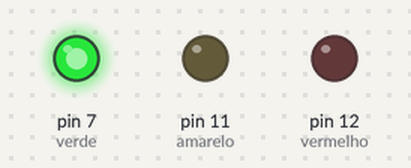
Recording of a sketch running on a simulated Arduino Uno, built with avr-gcc and run on an emulated ATmega328P. On the bench: output pins drawn as LEDs (lit = HIGH).

Above: at 2.5 s.
At 6.0 s:
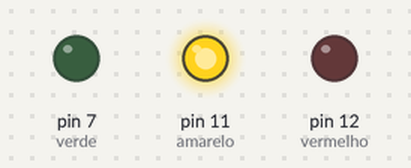
At 9.5 s:
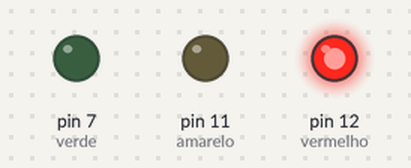
Timing chart, 0 to 15.6 s (numbered marks = the images above):
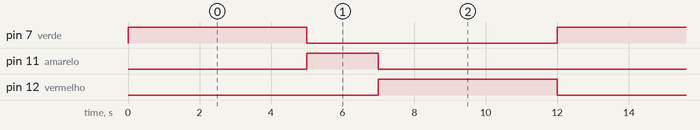

The sketch:

semaforo.ino
```cpp
// C++ code
//
int vermelho = 12;
int verde = 7;
int amarelo = 11;

void setup()
{
  pinMode(vermelho, OUTPUT);
  pinMode(verde, OUTPUT);
  pinMode(amarelo, OUTPUT);
}

void loop()
{
  digitalWrite(verde, HIGH); // Led vermelho fica aceso
  delay(5000); // Esperar 5 segundos
  digitalWrite(verde, LOW);
  digitalWrite(amarelo, HIGH); // Led amarelo fica aceso
  delay(2000); // Esperar 2 segundos
  digitalWrite(amarelo, LOW);
  digitalWrite(vermelho, HIGH); // Led verde fica aceso
  delay(5000); // Esperar 5 segundos
  digitalWrite(vermelho, LOW);
}
```

Measured:
- by itself, pin 7 (verde), pin 12 (vermelho): alternates HIGH for 5.0 s and LOW for 7.0 s
- by itself, pin 11 (amarelo): alternates HIGH for 2.0 s and LOW for 10.0 s
- by itself, everything shown: repeats every 12.0 s, in 4 steps
